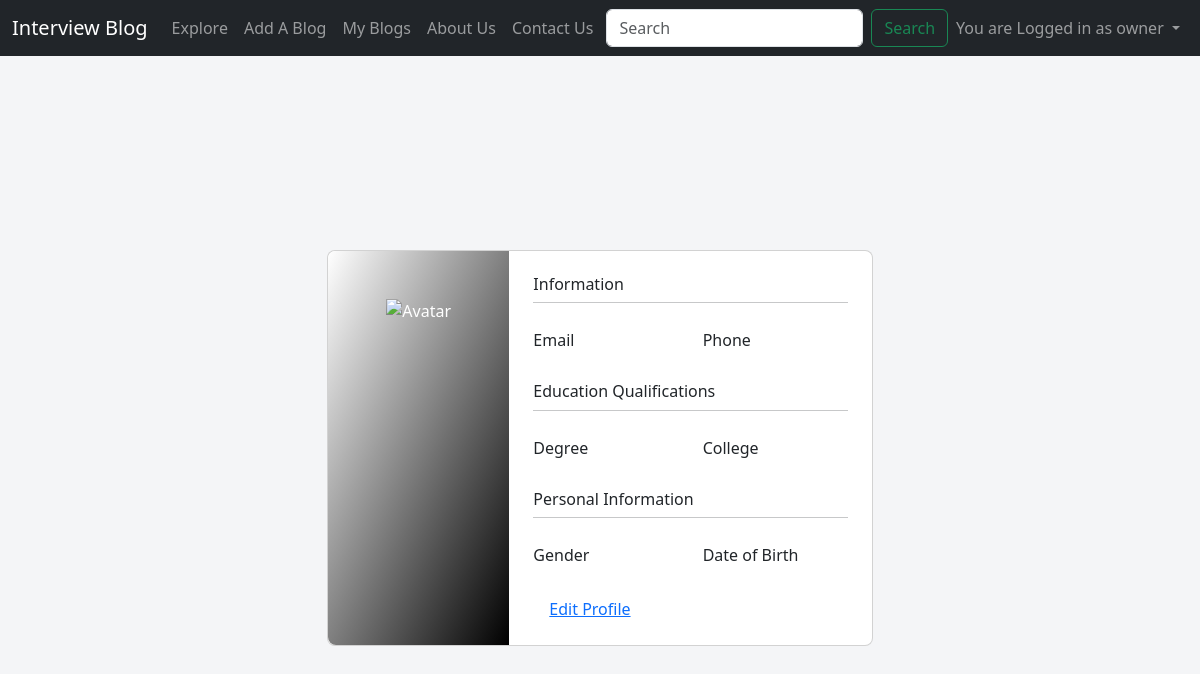
The app's page /profile/owner (signed in), older data.
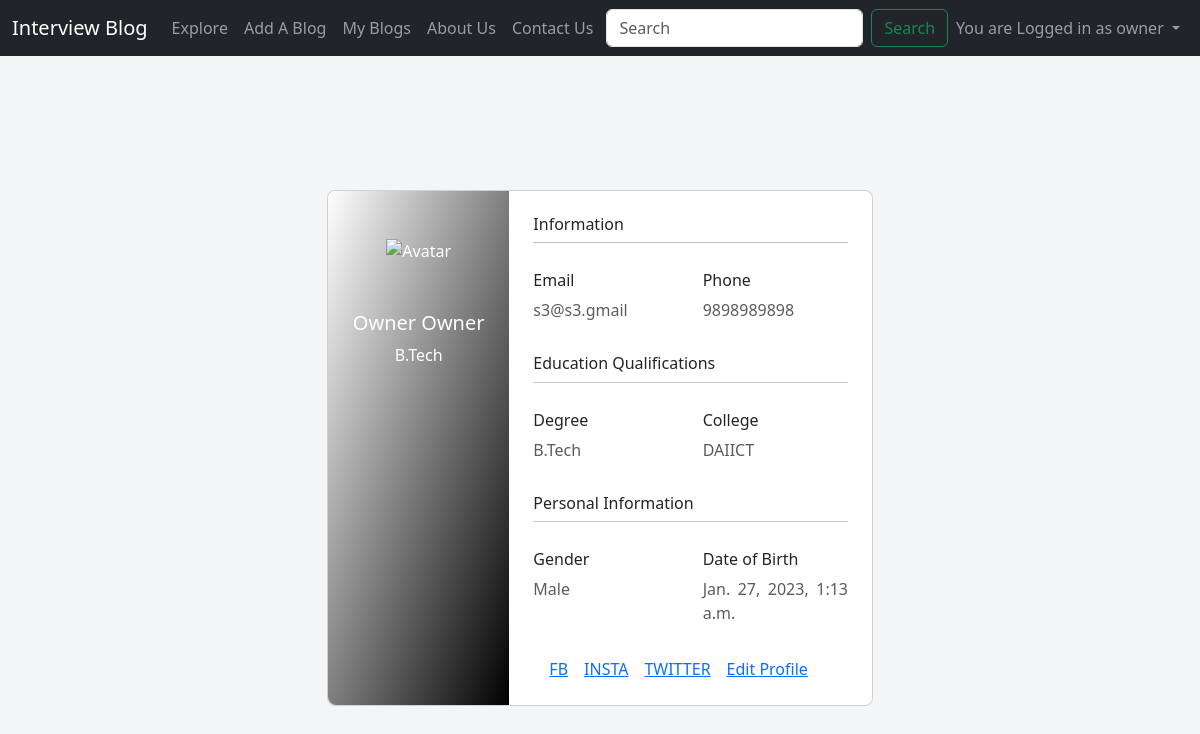
The same page, newer data.
### blog/models.py (models this page shows)
class Profile(models.Model):
    profile_user=models.OneToOneField(User,on_delete=models.CASCADE)
    fname=models.CharField(max_length=100)
    lname=models.CharField(max_length=100)
    degree=models.CharField(max_length=100)
    college=models.CharField(max_length=200)
    gender=models.CharField(max_length=50)
    dob=models.DateTimeField()
    phone=models.CharField(max_length=10)
    email=models.EmailField()
    insta_handle=models.CharField(max_length=200,null=True)
    fb_handle=models.CharField(max_length=200,null=True)
    twitter_handle=models.CharField(max_length=200,null=True)

### blog/views.py (the view)
# urls.py: path('profile/<str:username>',views.profile,name="profile"),
@login_required(login_url='/')
def profile(request,username):
    i=User.objects.filter(username=username).first()
    j=Profile.objects.filter(profile_user=i).first()
    param={"i":i, "j":j}
    return render(request,'blog/viewprofile.html',param)

### blog/templates/blog/viewprofile.html (shortened to what this page needs)
{% extends 'blog/base.html' %}
{% block body %}
<section class="vh-100" style="background-color: #f4f5f7;">
    <div class="container py-5 h-100">
      <div class="row d-flex justify-content-center align-items-center h-100">
        <div class="col col-lg-6 mb-4 mb-lg-0">
          <div class="card mb-3" style="border-radius: .5rem;">
            <div class="row g-0">
              <div class="col-md-4 gradient-custom text-center text-white"
                style="border-top-left-radius: .5rem; border-bottom-left-radius: .5rem;">
                <img src="https://mdbcdn.b-cdn.net/img/Photos/new-templates/bootstrap-chat/ava1-bg.webp"
                  alt="Avatar" class="img-fluid my-5" style="width: 80px;" />
                <h5>{{j.fname}} {{j.lname}}</h5>
                <p>{{j.degree}}</p>
              </div>
              <div class="col-md-8">
                <div class="card-body p-4">
                  <h6>Information</h6>
                  <hr class="mt-0 mb-4">
                  <div class="row pt-1">
                    <div class="col-6 mb-3">
                      <h6>Email</h6>
                      <p class="text-muted">{{j.email}}</p>
                    </div>
                    <div class="col-6 mb-3">
                      <h6>Phone</h6>
                      <p class="text-muted">{{j.phone}}</p>
                    </div>
                  </div>
                  <h6>Education Qualifications</h6>
                  <hr class="mt-0 mb-4">
                  <div class="row pt-1">
                    <div class="col-6 mb-3">
                      <h6>Degree</h6>
                      <p class="text-muted">{{j.degree}}</p>
                    </div>
                    <div class="col-6 mb-3">
                      <h6>College</h6>
                      <p class="text-muted">{{j.college}}</p>
                    </div>
                  </div>
                  <h6>Personal Information</h6>
                  <hr class="mt-0 mb-4">
                  <div class="row pt-1">
                    <div class="col-6 mb-3">
                      <h6>Gender</h6>
                      <p class="text-muted">{{j.gender}}</p>
                    </div>
                    <div class="col-6 mb-3">
                      <h6>Date of Birth</h6>
                      <p class="text-muted">{{j.dob}}</p>
                    </div>
                  </div>
                  <div class="d-flex justify-content-start">
                    {% if j.fb_handle|stringformat:'s' != None|stringformat:'s' %}
                    <a href="{{j.fb_handle}}" _blank>FB</a>
                    {% endif %}
                    {% if j.fb_handle|stringformat:'s' != None|stringformat:'s' %}
                    <a href="{{j.insta_handle}}" _blank>INSTA</a>
                    {% endif %}
                    {% if j.fb_handle|stringformat:'s' != None|stringformat:'s' %}
                    <a href="{{j.twitter_handle}}" _blank>TWITTER</a>
                    {% endif %}
                    {% if request.user|stringformat:'s' == i.username|stringformat:'s' %}
                    <a href="editprof/{{i.username}}" _blank> Edit Profile</a>
                    {% endif %}
                  </div>
                </div>
              </div>
            </div>
          </div>
        </div>
      </div>
    </div>
  </section>
{% endblock %}

Row changes from the older to the newer data that the page shows:
added Profile: fname "Owner", lname "Owner", degree "B.Tech", email "s3@s3.gmail", phone "9898989898", college "DAIICT", gender "Male", dob "Jan. 27, 2023, 1:13 a.m."
Text that changed along with them:
text now shown: "FB INSTA TWITTER"
